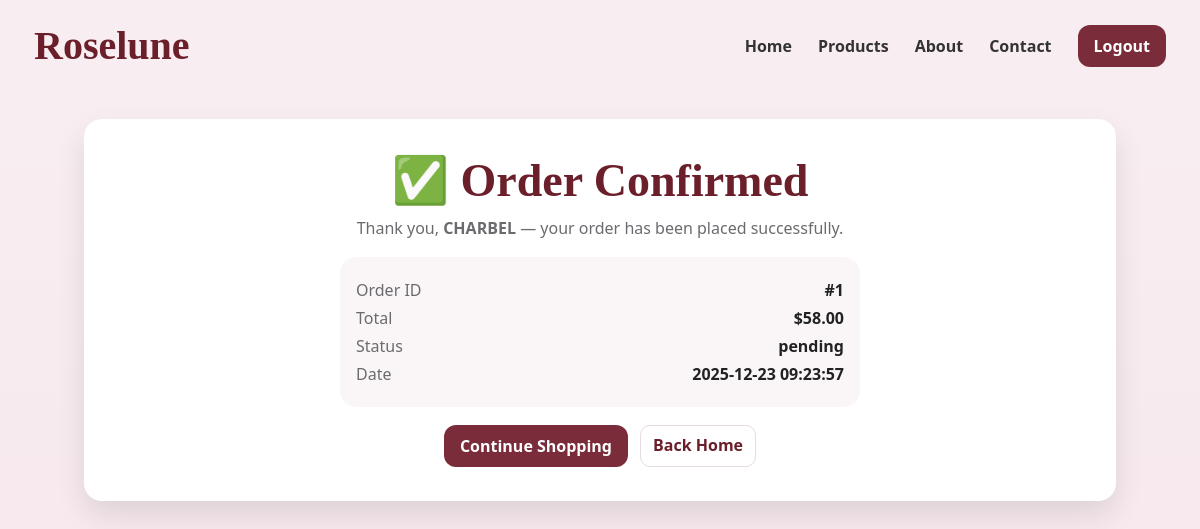
/order_success.php?id=1 (signed in), run on the app's committed database.
### tables this page shows
CREATE TABLE `orders` (
  `id` int(11) NOT NULL,
  `user_id` int(11) DEFAULT NULL,
  `total` decimal(10,2) NOT NULL,
  `status` varchar(50) DEFAULT 'pending',
  `created_at` timestamp NOT NULL DEFAULT current_timestamp(),
  `address` varchar(255) DEFAULT NULL,
  `phone` varchar(50) DEFAULT NULL,
  `payment_method` varchar(30) NOT NULL DEFAULT 'cash'
);

### order_success.php (the view, shortened to what this page needs)
<?php
require_once("config/db.php");
require_once("config/helpers.php");
$order_id = (int)($_GET["id"] ?? 0);
$user_id = (int)$_SESSION["user_id"];
$stmt = $conn->prepare("SELECT id,total,status,created_at FROM orders WHERE id=? AND user_id=? LIMIT 1");
$stmt->bind_param("ii", $order_id, $user_id);
$stmt->execute();
$res = $stmt->get_result();
$order = $res->fetch_assoc();
?>
<!doctype html>
<html>
<head>
  <link rel="stylesheet" href="assets/css/style.css">
</head>
<body>
<div class="container">
  <div class="section-card" style="background:#fff;text-align:center;padding:34px;">
    <h2 style="font-family:Georgia,serif;color:var(--brand);font-size:46px;margin:0;">✅ Order Confirmed</h2>
    <p class="muted" style="font-size:16px;margin-top:10px;">
      Thank you, <b><?= e($_SESSION["name"] ?? "Customer") ?></b> — your order has been placed successfully.
    </p>
    <div style="margin:18px auto;max-width:520px;background:#faf6f7;border-radius:16px;padding:16px;text-align:left;">
      <div style="display:flex;justify-content:space-between;margin:6px 0;">
        <span class="muted">Order ID</span>
        <b>#<?= (int)$order["id"] ?></b>
      </div>
      <div style="display:flex;justify-content:space-between;margin:6px 0;">
        <span class="muted">Total</span>
        <b>$<?= number_format((float)$order["total"],2) ?></b>
      </div>
      <div style="display:flex;justify-content:space-between;margin:6px 0;">
        <span class="muted">Status</span>
        <b><?= e($order["status"]) ?></b>
      </div>
      <div style="display:flex;justify-content:space-between;margin:6px 0;">
        <span class="muted">Date</span>
        <b><?= e($order["created_at"]) ?></b>
      </div>
    </div>
    <div style="display:flex;gap:12px;justify-content:center;margin-top:18px;flex-wrap:wrap;">
      <a class="btn primary" href="products.php">Continue Shopping</a>
      <a class="small-btn" href="index.php">Back Home</a>
    </div>
  </div>
</div>
</body>
</html>

### assets/css/style.css (style rules this page uses)
:root { --bg:#f7e9ee; --card:#fff; --brand:#6b1f2b; --muted:#666; --btn:#7b2c3a; --btn2:#8d3b49; --shadow:0 14px 30px rgba(0,0,0,.10); --radius:18px; }
* { box-sizing:border-box }
body { margin:0;font-family:system-ui, Arial;background:linear-gradient(#f8eef2,#f7e9ee);color:#222 }
a { color:var(--brand);text-decoration:none }
.btn { border:0;border-radius:12px;padding:10px 16px; font-weight:800;cursor:pointer; }
.btn.primary { background:var(--btn);color:#fff }
.container { max-width:1100px;margin:0 auto;padding:0 34px 60px 34px }
.section-card { margin-top:28px; background:rgba(255,255,255,.55); border-radius:var(--radius); padding:22px; box-shadow:var(--shadow); }
.muted { color:var(--muted) }
.small-btn { padding:8px 12px;border:1px solid #e6dbe0; background:#fff;border-radius:10px;font-weight:700;cursor:pointer; }
:root { --pink:#ff5da2; --pink2:#ff85bd; --text:#1d1d1f; --muted:#6b6b6f; --border:#eadfe3; }

### data on the page
orders: id "1", total "58.00", status "pending", created_at "2025-12-23 09:23:57"

### other printed values
$_SESSION["name"] "CHARBEL"
